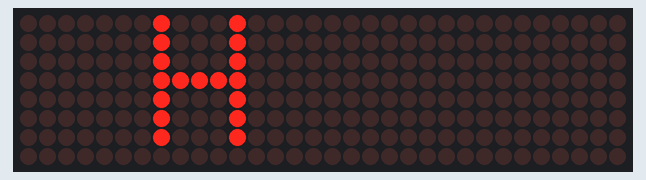
Bench run of a sketch on a simulated Arduino Uno, built with avr-gcc and run on an emulated ATmega328P. On the bench: 32×8 LED matrix.

Above: at 0.05 s.
At 0.55 s:
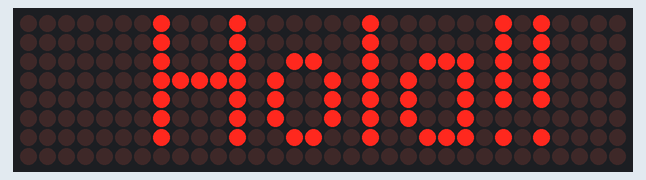
At 1.05 s:
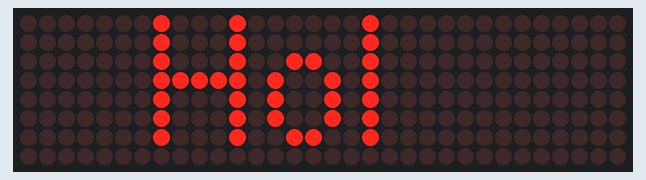

The sketch:

p003_matriz_led.ino
```cpp
#include <Wire.h>
#include <MD_MAX72xx.h>
#include <SPI.h>

#define BAUD_RATE 9600
#define DELAYTIME 100

#define HARDWARE_TYPE MD_MAX72XX::FC16_HW
#define CLK_PIN   13
#define DATA_PIN  11
#define CS_PIN    10
#define MAX_DEVICES 4

MD_MAX72XX mx = MD_MAX72XX(HARDWARE_TYPE, CS_PIN, MAX_DEVICES);

void setup() {
  Wire.begin();
  Serial.begin(BAUD_RATE);

  mx.begin();
  mx.control(MD_MAX72XX::INTENSITY, 15);
  mx.control(MD_MAX72XX::UPDATE, MD_MAX72XX::OFF);

  mx.clear();
}

void loop() {
  printText("Hola!!!", DELAYTIME);
}

void printText(const char* text, int delayTime) {
  mx.clear();

  int len = strlen(text);
  int total = len;

  uint8_t charWidth;
  uint8_t cBuf[8];
  for (int i = 0; i < len; i++) {
    charWidth = mx.getChar(text[i], sizeof(cBuf) / sizeof(cBuf[0]), cBuf);
    total = total + charWidth;
  }

  for (int i = 0; i < len; i++) {
    mx.setChar(total, text[i]);
    charWidth = mx.getChar(text[i], sizeof(cBuf) / sizeof(cBuf[0]), cBuf);
    total = total - charWidth - 1;
    mx.update();
    delay(delayTime);
  }

  mx.clear();
  mx.update();

  delay(delayTime);
}
```

Measured:
- by itself, everything shown: repeats every 0.80 s, in 8 steps
